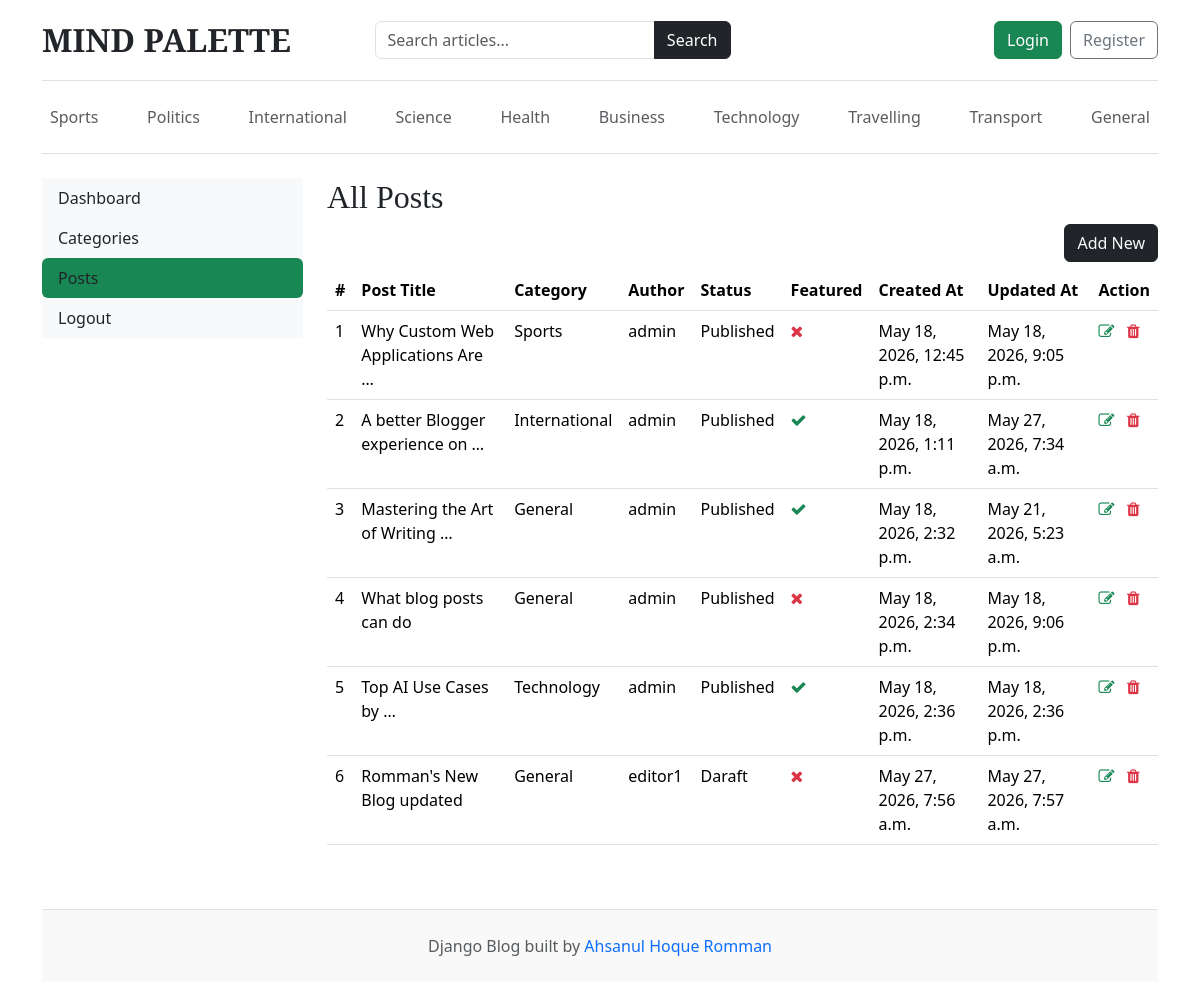
The page /dashboard/posts/ on the database as committed earlier.
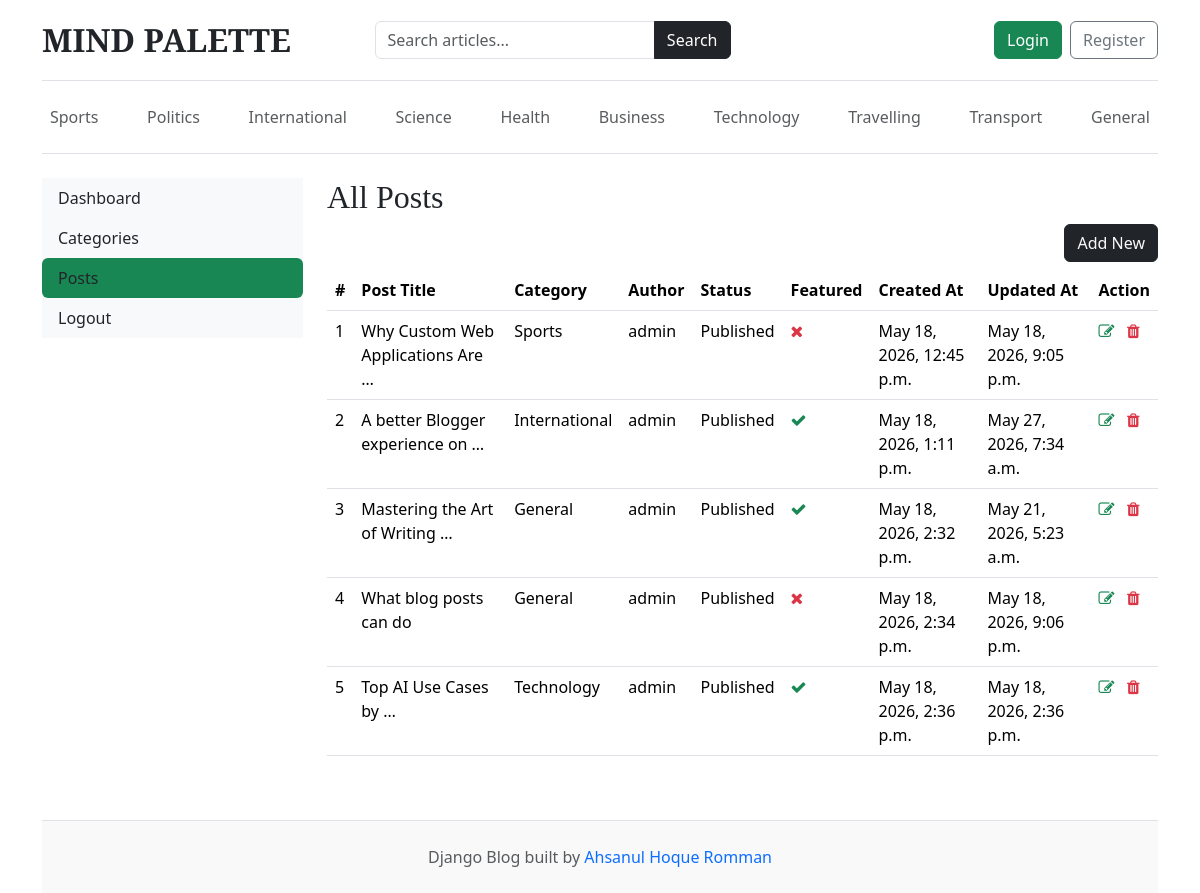
The same page on the database as committed later.
### blogs/models.py (models this page shows)
class Category(models.Model):
    category_name = models.CharField(max_length=80, unique=True)
    created_at = models.DateTimeField(auto_now_add=True)
    updated_at = models.DateTimeField(auto_now=True)
    class Meta:
        verbose_name_plural = 'Categories'
    def __str__(self):
        return self.category_name

class Blog(models.Model):
    title = models.CharField(max_length=100)
    slug = models.SlugField(max_length=150, unique=True, blank=True)
    category = models.ForeignKey(Category, on_delete=models.CASCADE)
    author = models.ForeignKey(User, on_delete=models.CASCADE)
    featured_image = models.ImageField(upload_to='blogs/%Y/%m/%d/')
    short_description = models.TextField(max_length=300)
    blog_body = models.TextField()
    status = models.CharField(max_length=20, choices=STATUS_CHOICE , default="Draft")
    is_featured = models.BooleanField(default=False)
    created_at = models.DateTimeField(auto_now_add=True)
    updated_at = models.DateTimeField(auto_now=True)
    def __str__(self):
        return self.title

### dashboards/views.py (the view)
# urls.py: path('posts/', views.posts, name= 'posts'),
def posts(request):
    posts = Blog.objects.all()
    context = {
        'posts' : posts,
    }
    return render(request, 'dashboard/posts.html', context)

### blogs/context_processors.py (called while the page is built)
def get_categories(request):
    categories = Category.objects.all()
    return dict (categories=categories)

def get_SocialLinks(request):
    social_links = SocialLinks.objects.all()
    return dict(social_links = social_links)

### templates/dashboard/posts.html (shortened to what this page needs)
{% extends 'base.html' %}
{% block content %}
<div class="row">
    {% include 'dashboard/sidebar.html' %}
    <div class="col-md-9">
        <h2>All Posts</h2>
        <a href="{% url "add_post" %}" class="btn btn-dark text-light float-end mb-2">Add New</a>
        <table class="table table-hover">
            <thead>
              <tr>
                <th>#</th>
                <th>Post Title</th>
                <th>Category</th>
                <th>Author</th>
                <th>Status</th>
                <th>Featured</th>
                <th>Created At</th>
                <th>Updated At</th>
                <th>Action</th>
              </tr>
            </thead>
            <tbody>
            {% for post in posts %}
              <tr>
                <td>{{ forloop.counter }}</td>
                <td>{{ post | truncatewords:5 }}</td>
                <td>{{ post.category}}</td>
                <td>{{ post.author}}</td>
                <td>{{ post.status}}</td>
                <td>{% if post.is_featured %} <i class="fa fa-check text-success"></i> {% else %} <i class="fa fa-times text-danger"></i>{% endif %}</td>
                <td>{{ post.created_at }}</td>
                <td>{{ post.updated_at }}</td>
                <td>
                    <a href="{% url "edit_post" post.id %}"><i class="fa fa-edit text-success"></i></a>
                    <a href="{% url "delete_post" post.id %}"><i class="fa fa-trash text-danger"></i></a>
                </td>
              </tr>
            {% endfor %}
            </tbody>
          </table>
    </div>
</div>
{% endblock %}

### templates/base.html (shortened to what this page needs)
{% load static %}
<!DOCTYPE html>
<html lang="en">
<head>
    <link href="https://cdn.jsdelivr.net/npm/bootstrap@5.3.7/dist/css/bootstrap.min.css"
          rel="stylesheet">
    <link href="{% static 'css/blog.css' %}"
          rel="stylesheet">
    <link rel="stylesheet" href="https://cdnjs.cloudflare.com/ajax/libs/font-awesome/4.7.0/css/font-awesome.min.css">
</head>
<body>
    <div class="container">
        <header class="blog-header py-3 border-bottom">
            <div class="row flex-nowrap justify-content-between align-items-center">
                <div class="col-lg-3 col-md-3 col-12 mb-3 mb-md-0">
                    <a class="blog-header-logo text-dark text-decoration-none fs-2 fw-bold"
                       href="/">
                        MIND PALETTE
                    </a>
                </div>
                <div class="col-lg-4 col-md-5 col-12 mb-3 mb-md-0">
                    <form action="{% url 'search' %}"
                          method="GET">
                        <div class="input-group">
                            <input type="text"
                                   name="keyword"
                                   class="form-control"
                                   placeholder="Search articles..."
                                   required>
                            <button class="btn btn-dark"
                                    type="submit">
                                Search
                            </button>
                        </div>
                    </form>
                </div>
                <div class="col-lg-4 col-md-4 col-12 d-flex justify-content-md-end justify-content-start">
                    {% if not user.is_authenticated %}
                    <a class="btn btn-success me-2"
                       href="{% url 'login' %}">
                        Login
                    </a>
                    <a class="btn btn-outline-secondary"
                       href="{% url 'register' %}">
                        Register
                    </a>
                    {% else %}
                    <span><a class="btn btn-primary" href="{% url "dashboard" %}">Dashboard</a></span>
                    &emsp;
                    <span><a class="btn btn-danger" href="{% url "logout" %}">Logout</a></span>
                    {% endif %}
                </div>
            </div>
        </header>
        <div class="nav-scroller py-3 mb-4 border-bottom">
            <nav class="nav d-flex justify-content-between flex-wrap">
                {% for category in categories %}
                <a class="p-2 text-muted text-decoration-none"
                   href="{% url 'posts_by_category' category.id %}">
                    {{ category.category_name }}
                </a>
                {% endfor %}
            </nav>
        </div>
        {% block content %}
        {% endblock %}
        <footer class="blog-footer border-top mt-5 py-4 text-center text-muted">
            <p class="mb-0">
                Django Blog built by
                <a href="#"
                   class="text-decoration-none">
                    Ahsanul Hoque Romman
                </a>
            </p>
        </footer>
    </div>
</body>
</html>

### templates/dashboard/sidebar.html (shortened to what this page needs)
<div class="col-md-3">
    <div class="nav flex-column nav-pills bg-light" aria-orientation="vertical">
        <a href="{% url 'dashboard' %}" class="nav-link text-dark {% if '/dashboard/' == request.path %} bg-success {% endif %}">Dashboard</a>
        <a href="{% url 'categories' %}" class="nav-link text-dark {% if '/categories/' in request.path %} bg-success {% endif %} ">Categories</a>
        <a href="{% url "posts" %}" class="nav-link text-dark {% if '/posts/' in request.path %} bg-success {% endif %} ">Posts</a>
        <a href="" class="nav-link text-dark">Logout</a>
    </div>
</div>

### static/css/blog.css (style rules this page uses)
.blog-header { border-bottom: 1px solid #e5e5e5; }
.blog-header-logo { font-family: "Playfair Display", Georgia, "Times New Roman", serif; font-size: 2.25rem; }
h1, h2, h3, h4, h5, h6 { font-family: "Playfair Display", Georgia, "Times New Roman", serif; }
.blog-footer { padding: 2.5rem 0; color: #727272; text-align: center; background-color: #f9f9f9; border-top: .05rem solid #e5e5e5; }
.blog-footer p:last-child { margin-bottom: 0; }

Rows that differ between the two databases and show on the page:
removed Blog: title "Romman's New Blog updated", category "General", author "editor1", status "Daraft", is_featured False (drawn), created_at "May 27, 2026, 7:56 a.m.", updated_at "May 27, 2026, 7:57 a.m."
